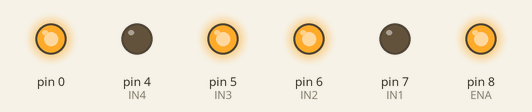
This sketch was run on a simulated Arduino Uno, built with avr-gcc and run on an emulated ATmega328P. Parts: output pins drawn as LEDs (lit = HIGH).

Above: at 0.1 s.
Timing chart, 0 to 1.6 s (numbered marks = the images above):
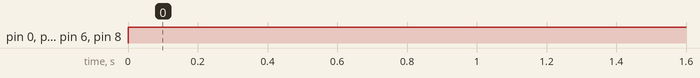

The sketch:

Ide.ino
```cpp
const int IN1 = 7;
const int IN2 = 6;
const int IN3 = 5;
const int IN4 = 4;
const int ENA = 8;
const int EN = 3;
const int ENB;
void setup() {
  pinMode(IN1, OUTPUT);
   pinMode(IN2, OUTPUT);
    pinMode(IN4, OUTPUT);
     pinMode(IN3, OUTPUT);
      pinMode(ENA, OUTPUT);
       pinMode(ENB, OUTPUT);
  // put your setup code here, to run once:

}

void loop() {
  analogWrite(ENA, 255);
  analogWrite(ENB, 255);

  digitalWrite(IN1, LOW);
  digitalWrite(IN2, HIGH);
  digitalWrite(IN3, HIGH);
  digitalWrite(IN4, LOW);
  // put your main code here, to run repeatedly:

}
```

Measured:
- by itself, pin 0, pin 5 (IN3), pin 6 (IN2), pin 8 (ENA): LOW → HIGH at 0.00 s
